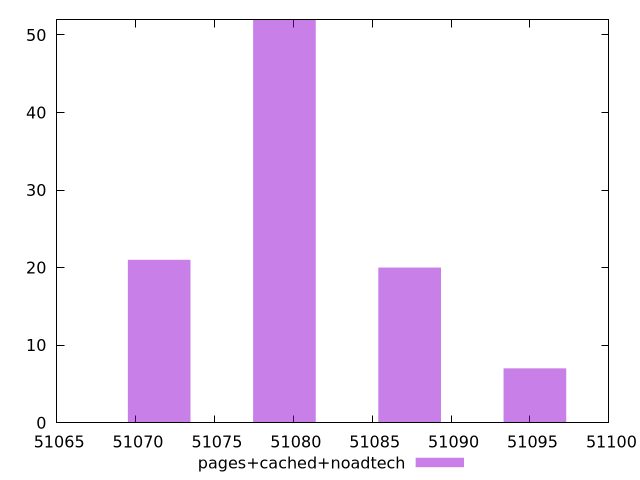

gnuplot code for this plot:
$_pagesCachedNoadtech <<EOF
51079.43704897995 52
51071.49991324085 21
51087.37418471905 20
51095.31132045815 7
EOF
set key outside below
set terminal pngcairo
set output "report_00005_2020-11-02T22-26-11.212Z/uses-long-cache-ttl/pages+cached+noadtech//raw_hist.png"
set yrange [0:52]
set boxwidth 3.9685678695501476
set style fill transparent solid 0.5 noborder
plot $_pagesCachedNoadtech title "pages+cached+noadtech" with boxes ,
